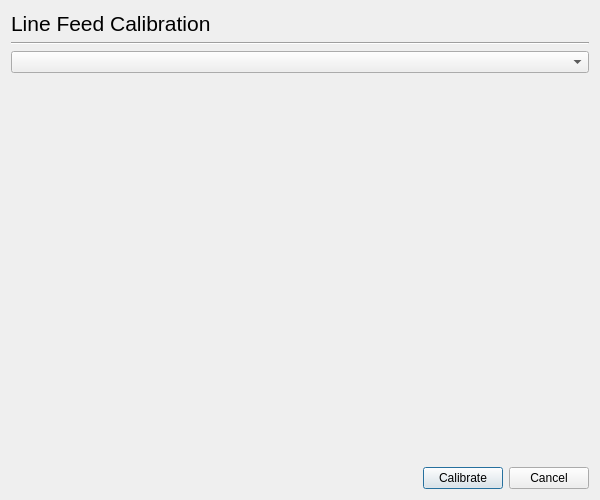
<ui version="4.0" >
 <class>Dialog</class>
 <widget class="QDialog" name="Dialog" >
  <property name="geometry" >
   <rect>
    <x>0</x>
    <y>0</y>
    <width>600</width>
    <height>500</height>
   </rect>
  </property>
  <property name="windowTitle" >
   <string>HP Device Manager - Line Feed Calibration</string>
  </property>
  <layout class="QGridLayout" >
   <item row="0" column="0" >
    <widget class="QLabel" name="label" >
     <property name="font" >
      <font>
       <pointsize>16</pointsize>
      </font>
     </property>
     <property name="text" >
      <string>Line Feed Calibration</string>
     </property>
    </widget>
   </item>
   <item row="1" column="0" colspan="3" >
    <widget class="Line" name="line" >
     <property name="orientation" >
      <enum>Qt::Horizontal</enum>
     </property>
    </widget>
   </item>
   <item row="2" column="0" colspan="3" >
    <widget class="DeviceUriComboBox" name="DeviceComboBox" />
   </item>
   <item row="3" column="0" >
    <spacer>
     <property name="orientation" >
      <enum>Qt::Vertical</enum>
     </property>
     <property name="sizeHint" >
      <size>
       <width>20</width>
       <height>301</height>
      </size>
     </property>
    </spacer>
   </item>
   <item row="4" column="0" >
    <spacer>
     <property name="orientation" >
      <enum>Qt::Horizontal</enum>
     </property>
     <property name="sizeHint" >
      <size>
       <width>361</width>
       <height>20</height>
      </size>
     </property>
    </spacer>
   </item>
   <item row="4" column="1" >
    <widget class="QPushButton" name="CalibrateButton" >
     <property name="text" >
      <string>Calibrate</string>
     </property>
    </widget>
   </item>
   <item row="4" column="2" >
    <widget class="QPushButton" name="CancelButton" >
     <property name="text" >
      <string>Cancel</string>
     </property>
    </widget>
   </item>
  </layout>
 </widget>
 <customwidgets>
  <customwidget>
   <class>DeviceUriComboBox</class>
   <extends>QComboBox</extends>
   <header>deviceuricombobox.h</header>
  </customwidget>
 </customwidgets>
 <resources/>
 <connections/>
</ui>
